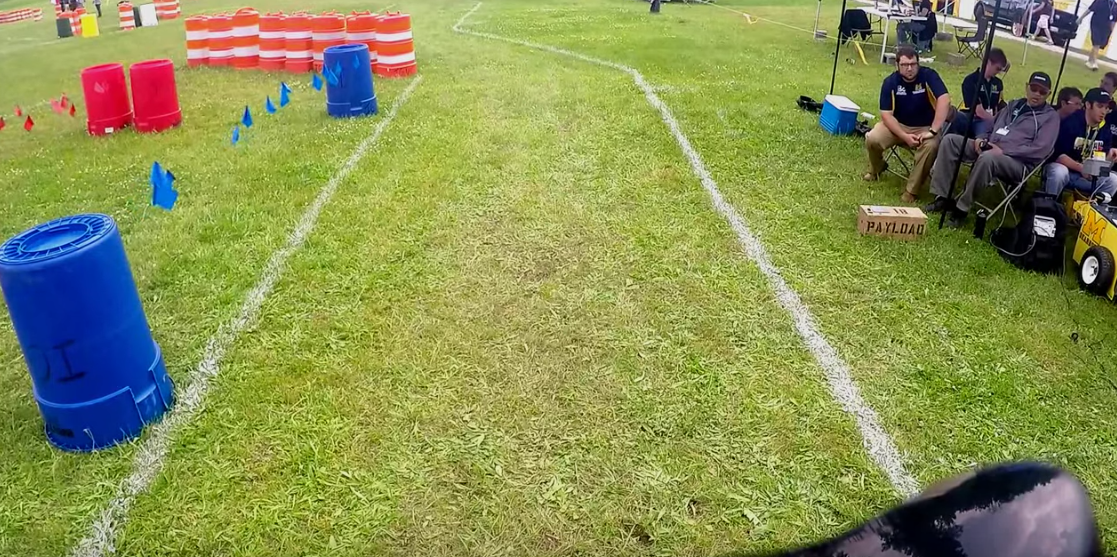
#> input picture OpenCV/f2.png, 1117 x 557 px, given in place of 3.MP4, which was not available
$ python lane_final.py
#> lines starting #> are read from the running program, lines starting #| are printed output that depends on the picture; after the words box and inside, x2 and y2 are one past the last pixel; in counts of white or black regions, pixels touching at a corner belong together; pictures that were not available may be replaced by others from this repository, and a replacement may not be noted
import cv2
import matplotlib.pyplot as plt
import numpy as np

kernel = np.ones((5,5), np.uint8)
cap = cv2.VideoCapture('IGVC Videos/3.MP4')

#fourcc = cv2.VideoWriter_fourcc(*'XVID')
#out = cv2.VideoWriter('output.mp4',fourcc, 20.0, (568,1024))

while(True):

	ret, frame_org = cap.read()
#> frame_org is the input picture: shape (557, 1117, 3); mean B, G, R 84.2, 145, 137.5
	frame = cv2.cvtColor(frame_org, cv2.COLOR_BGR2GRAY)
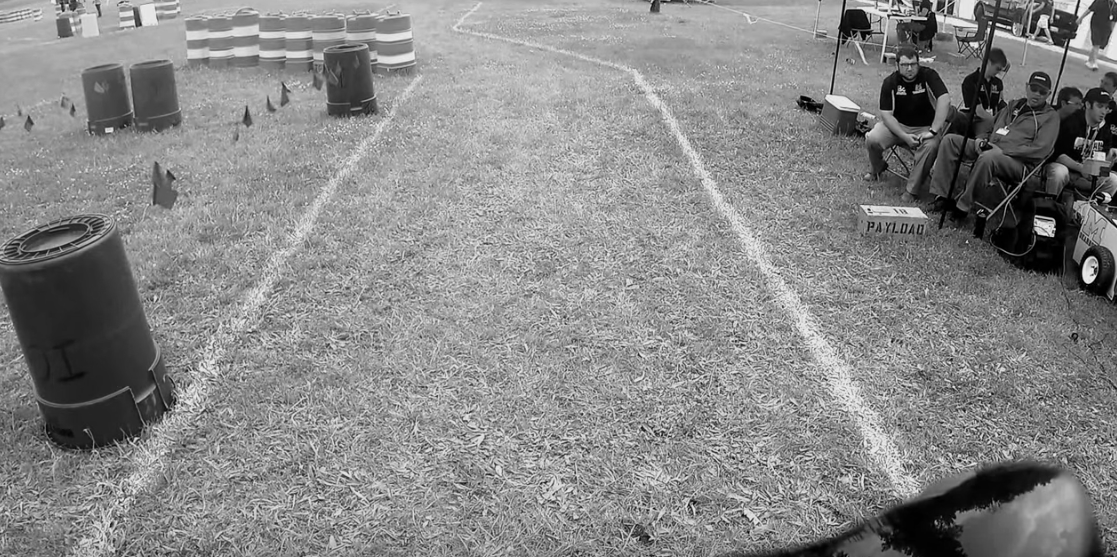
#> frame: shape (557, 1117); min 0, max 247, mean 135.9
	frame = frame[300:650,:]
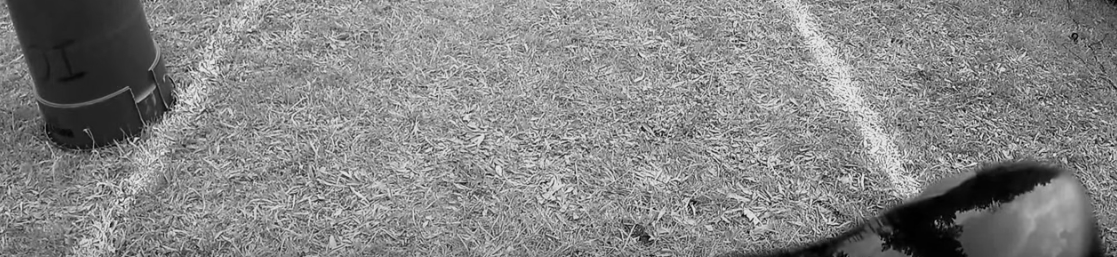
#> frame: shape (257, 1117); min 0, max 246, mean 133.2

	blur1 = cv2.medianBlur(frame,9)
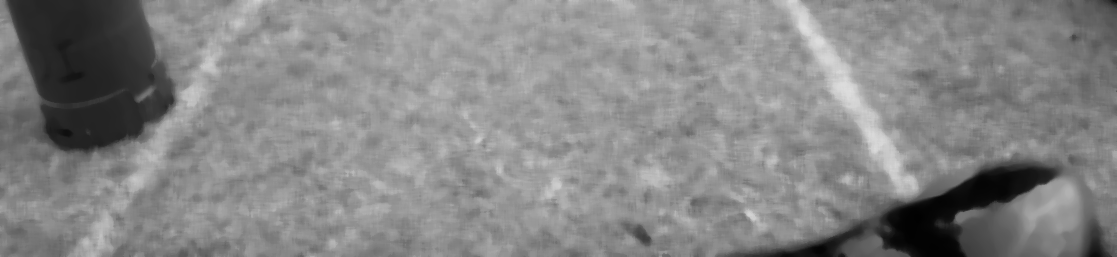
#> blur1: shape (257, 1117); min 1, max 223, mean 133.7
	blur = cv2.GaussianBlur(blur1,(7,7),0)

	ret, th = cv2.threshold(blur, 180, 255, cv2.THRESH_TOZERO_INV)
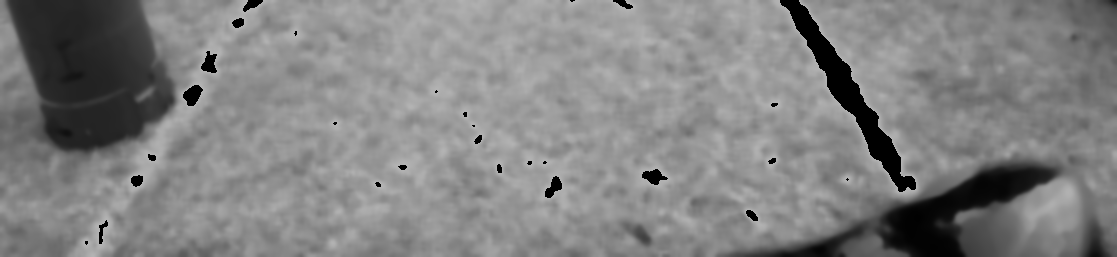
#> th: shape (257, 1117); min 0, max 180, mean 129.4
	ret, th = cv2.threshold(th, 110, 255, cv2.THRESH_BINARY)
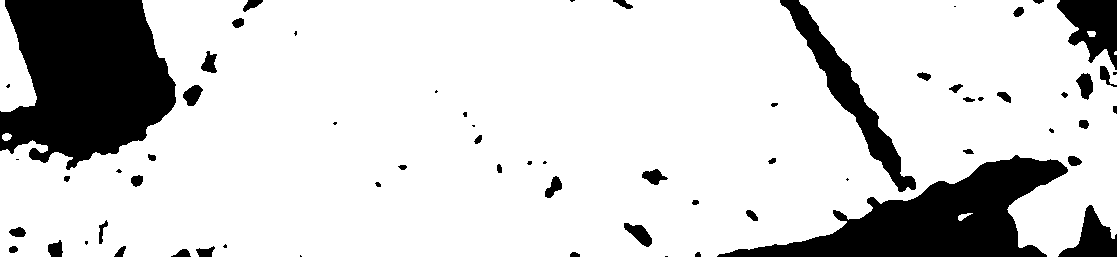
#> th: shape (257, 1117); 82.8% white; 66 black regions (20 under 20 px), largest, box (x1, y1, x2, y2) and area: (0, 0, 176, 170) 21558, (717, 155, 1068, 257) 15151, (780, 0, 916, 192) 4469

	'''
	ret,th1 = cv2.threshold(blur,127,255,cv2.THRESH_BINARY)
	#th2 = cv2.adaptiveThreshold(blur2,255,cv2.ADAPTIVE_THRESH_MEAN_C,cv2.THRESH_BINARY,11,2)
	th2 = cv2.adaptiveThreshold(blur,255,cv2.ADAPTIVE_THRESH_GAUSSIAN_C,cv2.THRESH_BINARY,9,0)
	th3 = cv2.threshold(blur,0,255,cv2.THRESH_BINARY+cv2.THRESH_OTSU)
	'''

	opening = cv2.morphologyEx(th, cv2.MORPH_OPEN, kernel)
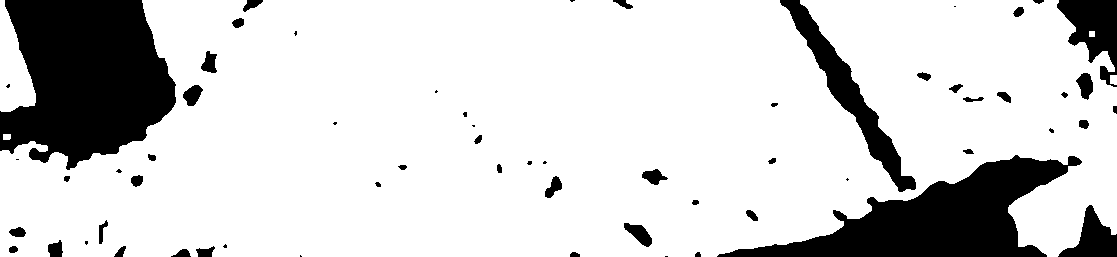
#> opening: shape (257, 1117); 82.7% white; 62 black regions (18 under 20 px), largest, box (x1, y1, x2, y2) and area: (0, 0, 176, 170) 21606, (717, 155, 1082, 257) 15355, (780, 0, 916, 192) 4481
	dilated = cv2.dilate(opening, kernel, iterations=1)
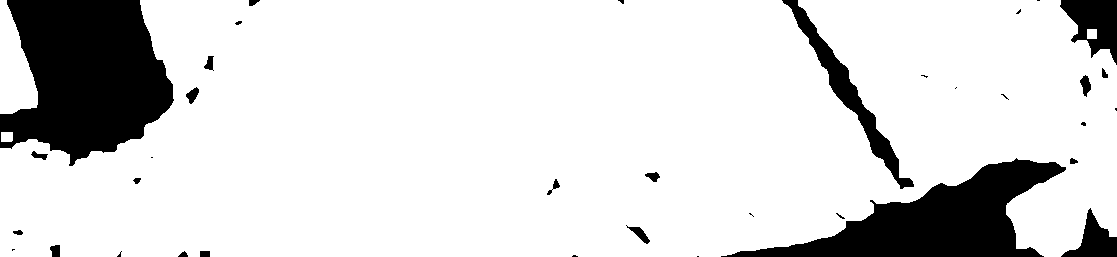
#> dilated: shape (257, 1117); 85.5% white; 36 black regions (16 under 20 px), largest, box (x1, y1, x2, y2) and area: (0, 0, 174, 166) 20091, (721, 158, 1066, 257) 13779, (782, 0, 914, 189) 3209

	cv2.imshow('frame', frame_org)
	cv2.imshow('blur', blur)

	#print(frame.shape)

	cv2.imshow('thresh', th)
	cv2.imshow('dilated', dilated)
	#cv2.imshow('otsu', th3)

	#out.write(dilated)

	if cv2.waitKey(5) & 0xFF == ord('q'):
#> (key q is pressed here)
		break

cap.release()
#out.release()
cv2.destroyAllWindows()

'''


img = cv2.imread('IGVC Videos/2.png')
while(True):
	frame = cv2.cvtColor(img, cv2.COLOR_BGR2GRAY)
	frame = frame[300:720,:]

	blur1 = cv2.medianBlur(frame,9)
	blur = cv2.GaussianBlur(blur1,(7,7),0)

	ret, th = cv2.threshold(blur, 200, 255, cv2.THRESH_TOZERO_INV)
	ret, th = cv2.threshold(th, 120, 255, cv2.THRESH_BINARY)

	ret,th1 = cv2.threshold(blur,127,255,cv2.THRESH_BINARY)
	#th2 = cv2.adaptiveThreshold(blur2,255,cv2.ADAPTIVE_THRESH_MEAN_C,cv2.THRESH_BINARY,11,2)
	th2 = cv2.adaptiveThreshold(blur,255,cv2.ADAPTIVE_THRESH_GAUSSIAN_C,cv2.THRESH_BINARY,9,0)
	th3 = cv2.threshold(blur,0,255,cv2.THRESH_BINARY+cv2.THRESH_OTSU)

	opening = cv2.morphologyEx(th, cv2.MORPH_OPEN, kernel)
	dilated = cv2.dilate(opening, kernel, iterations=1)

	cv2.imshow('frame', frame)
	#cv2.imshow('blur', blur)

	#print(frame.shape)

	#cv2.imshow('thresh', th)
	cv2.imshow('dilated', dilated)
	#cv2.imshow('otsu', th3)

	if cv2.waitKey(5) & 0xFF == ord('q'):
		break

'''
